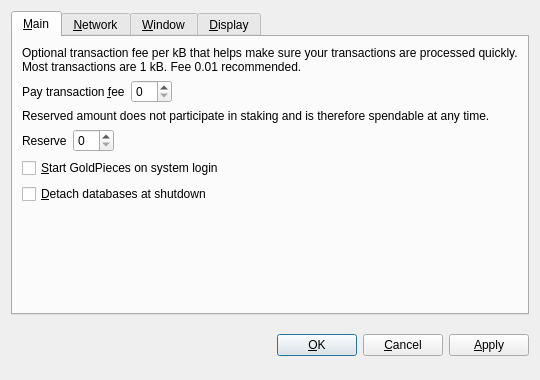
<?xml version="1.0" encoding="UTF-8"?>
<ui version="4.0">
 <class>OptionsDialog</class>
 <widget class="QDialog" name="OptionsDialog">
  <property name="geometry">
   <rect>
    <x>0</x>
    <y>0</y>
    <width>540</width>
    <height>380</height>
   </rect>
  </property>
  <property name="windowTitle">
   <string>Options</string>
  </property>
  <property name="modal">
   <bool>true</bool>
  </property>
  <layout class="QVBoxLayout" name="verticalLayout">
   <item>
    <widget class="QTabWidget" name="tabWidget">
     <property name="tabPosition">
      <enum>QTabWidget::North</enum>
     </property>
     <property name="currentIndex">
      <number>0</number>
     </property>
     <widget class="QWidget" name="tabMain">
      <attribute name="title">
       <string>&amp;Main</string>
      </attribute>
      <layout class="QVBoxLayout" name="verticalLayout_Main">
       <item>
        <widget class="QLabel" name="transactionFeeInfoLabel">
         <property name="text">
          <string>Optional transaction fee per kB that helps make sure your transactions are processed quickly. Most transactions are 1 kB. Fee 0.01 recommended.</string>
         </property>
         <property name="textFormat">
          <enum>Qt::PlainText</enum>
         </property>
         <property name="wordWrap">
          <bool>true</bool>
         </property>
        </widget>
       </item>
       <item>
        <layout class="QHBoxLayout" name="horizontalLayoutFee">
         <item>
          <widget class="QLabel" name="transactionFeeLabel">
           <property name="text">
            <string>Pay transaction &amp;fee</string>
           </property>
           <property name="textFormat">
            <enum>Qt::PlainText</enum>
           </property>
           <property name="buddy">
            <cstring>transactionFee</cstring>
           </property>
          </widget>
         </item>
         <item>
          <widget class="BitcoinAmountField" name="transactionFee"/>
         </item>
         <item>
          <spacer name="horizontalSpacerFee">
           <property name="orientation">
            <enum>Qt::Horizontal</enum>
           </property>
           <property name="sizeHint" stdset="0">
            <size>
             <width>40</width>
             <height>20</height>
            </size>
           </property>
          </spacer>
         </item>
        </layout>
       </item>
       <item>
        <widget class="QLabel" name="reserveBalanceInfoLabel">
         <property name="text">
          <string>Reserved amount does not participate in staking and is therefore spendable at any time.</string>
         </property>
         <property name="textFormat">
          <enum>Qt::PlainText</enum>
         </property>
         <property name="wordWrap">
          <bool>true</bool>
         </property>
        </widget>
       </item>
       <item>
        <layout class="QHBoxLayout" name="horizontalLayoutReserveBalance">
         <item>
          <widget class="QLabel" name="reserveBalanceLabel">
           <property name="text">
            <string>Reserve</string>
           </property>
           <property name="textFormat">
            <enum>Qt::PlainText</enum>
           </property>
           <property name="buddy">
            <cstring>reserveBalance</cstring>
           </property>
          </widget>
         </item>
         <item>
          <widget class="BitcoinAmountField" name="reserveBalance"/>
         </item>
         <item>
          <spacer name="horizontalSpacerReserveBalance">
           <property name="orientation">
            <enum>Qt::Horizontal</enum>
           </property>
           <property name="sizeHint" stdset="0">
            <size>
             <width>40</width>
             <height>20</height>
            </size>
           </property>
          </spacer>
         </item>
        </layout>
       </item>
       <item>
        <widget class="QCheckBox" name="bitcoinAtStartup">
         <property name="toolTip">
          <string>Automatically start GoldPieces after logging in to the system.</string>
         </property>
         <property name="text">
          <string>&amp;Start GoldPieces on system login</string>
         </property>
        </widget>
       </item>
       <item>
        <widget class="QCheckBox" name="detachDatabases">
         <property name="toolTip">
          <string>Detach block and address databases at shutdown. This means they can be moved to another data directory, but it slows down shutdown. The wallet is always detached.</string>
         </property>
         <property name="text">
          <string>&amp;Detach databases at shutdown</string>
         </property>
        </widget>
       </item>
       <item>
        <spacer name="verticalSpacer_Main">
         <property name="orientation">
          <enum>Qt::Vertical</enum>
         </property>
         <property name="sizeHint" stdset="0">
          <size>
           <width>20</width>
           <height>40</height>
          </size>
         </property>
        </spacer>
       </item>
      </layout>
     </widget>
     <widget class="QWidget" name="tabNetwork">
      <attribute name="title">
       <string>&amp;Network</string>
      </attribute>
      <layout class="QVBoxLayout" name="verticalLayout_Network">
       <item>
        <widget class="QCheckBox" name="mapPortUpnp">
         <property name="toolTip">
          <string>Automatically open the GoldPieces client port on the router. This only works when your router supports UPnP and it is enabled.</string>
         </property>
         <property name="text">
          <string>Map port using &amp;UPnP</string>
         </property>
        </widget>
       </item>
       <item>
        <widget class="QCheckBox" name="connectSocks">
         <property name="toolTip">
          <string>Connect to the GoldPieces network through a SOCKS proxy (e.g. when connecting through Tor).</string>
         </property>
         <property name="text">
          <string>&amp;Connect through SOCKS proxy:</string>
         </property>
        </widget>
       </item>
       <item>
        <layout class="QHBoxLayout" name="horizontalLayout_Network">
         <item>
          <widget class="QLabel" name="proxyIpLabel">
           <property name="text">
            <string>Proxy &amp;IP:</string>
           </property>
           <property name="textFormat">
            <enum>Qt::PlainText</enum>
           </property>
           <property name="buddy">
            <cstring>proxyIp</cstring>
           </property>
          </widget>
         </item>
         <item>
          <widget class="QValidatedLineEdit" name="proxyIp">
           <property name="maximumSize">
            <size>
             <width>140</width>
             <height>16777215</height>
            </size>
           </property>
           <property name="toolTip">
            <string>IP address of the proxy (e.g. 127.0.0.1)</string>
           </property>
          </widget>
         </item>
         <item>
          <widget class="QLabel" name="proxyPortLabel">
           <property name="text">
            <string>&amp;Port:</string>
           </property>
           <property name="textFormat">
            <enum>Qt::PlainText</enum>
           </property>
           <property name="buddy">
            <cstring>proxyPort</cstring>
           </property>
          </widget>
         </item>
         <item>
          <widget class="QLineEdit" name="proxyPort">
           <property name="maximumSize">
            <size>
             <width>55</width>
             <height>16777215</height>
            </size>
           </property>
           <property name="toolTip">
            <string>Port of the proxy (e.g. 9050)</string>
           </property>
          </widget>
         </item>
         <item>
          <widget class="QLabel" name="socksVersionLabel">
           <property name="text">
            <string>SOCKS &amp;Version:</string>
           </property>
           <property name="textFormat">
            <enum>Qt::PlainText</enum>
           </property>
           <property name="buddy">
            <cstring>socksVersion</cstring>
           </property>
          </widget>
         </item>
         <item>
          <widget class="QValueComboBox" name="socksVersion">
           <property name="toolTip">
            <string>SOCKS version of the proxy (e.g. 5)</string>
           </property>
          </widget>
         </item>
         <item>
          <spacer name="horizontalSpacer_Network">
           <property name="orientation">
            <enum>Qt::Horizontal</enum>
           </property>
           <property name="sizeHint" stdset="0">
            <size>
             <width>40</width>
             <height>20</height>
            </size>
           </property>
          </spacer>
         </item>
        </layout>
       </item>
       <item>
        <spacer name="verticalSpacer_Network">
         <property name="orientation">
          <enum>Qt::Vertical</enum>
         </property>
         <property name="sizeHint" stdset="0">
          <size>
           <width>20</width>
           <height>40</height>
          </size>
         </property>
        </spacer>
       </item>
      </layout>
     </widget>
     <widget class="QWidget" name="tabWindow">
      <attribute name="title">
       <string>&amp;Window</string>
      </attribute>
      <layout class="QVBoxLayout" name="verticalLayout_Window">
       <item>
        <widget class="QCheckBox" name="minimizeToTray">
         <property name="toolTip">
          <string>Show only a tray icon after minimizing the window.</string>
         </property>
         <property name="text">
          <string>&amp;Minimize to the tray instead of the taskbar</string>
         </property>
        </widget>
       </item>
       <item>
        <widget class="QCheckBox" name="minimizeOnClose">
         <property name="toolTip">
          <string>Minimize instead of exit the application when the window is closed. When this option is enabled, the application will be closed only after selecting Quit in the menu.</string>
         </property>
         <property name="text">
          <string>M&amp;inimize on close</string>
         </property>
        </widget>
       </item>
       <item>
        <spacer name="verticalSpacer_Window">
         <property name="orientation">
          <enum>Qt::Vertical</enum>
         </property>
         <property name="sizeHint" stdset="0">
          <size>
           <width>20</width>
           <height>40</height>
          </size>
         </property>
        </spacer>
       </item>
      </layout>
     </widget>
     <widget class="QWidget" name="tabDisplay">
      <attribute name="title">
       <string>&amp;Display</string>
      </attribute>
      <layout class="QVBoxLayout" name="verticalLayout_Display">
       <item>
        <layout class="QHBoxLayout" name="horizontalLayout_1_Display">
         <item>
          <widget class="QLabel" name="langLabel">
           <property name="text">
            <string>User Interface &amp;language:</string>
           </property>
           <property name="textFormat">
            <enum>Qt::PlainText</enum>
           </property>
           <property name="buddy">
            <cstring>lang</cstring>
           </property>
          </widget>
         </item>
         <item>
          <widget class="QValueComboBox" name="lang">
           <property name="toolTip">
            <string>The user interface language can be set here. This setting will take effect after restarting GoldPieces.</string>
           </property>
          </widget>
         </item>
        </layout>
       </item>
       <item>
        <layout class="QHBoxLayout" name="horizontalLayout_2_Display">
         <item>
          <widget class="QLabel" name="unitLabel">
           <property name="text">
            <string>&amp;Unit to show amounts in:</string>
           </property>
           <property name="textFormat">
            <enum>Qt::PlainText</enum>
           </property>
           <property name="buddy">
            <cstring>unit</cstring>
           </property>
          </widget>
         </item>
         <item>
          <widget class="QValueComboBox" name="unit">
           <property name="toolTip">
            <string>Choose the default subdivision unit to show in the interface and when sending coins.</string>
           </property>
          </widget>
         </item>
        </layout>
       </item>
       <item>
        <widget class="QCheckBox" name="displayAddresses">
         <property name="toolTip">
          <string>Whether to show GoldPieces addresses in the transaction list or not.</string>
         </property>
         <property name="text">
          <string>&amp;Display addresses in transaction list</string>
         </property>
        </widget>
       </item>
       <item>
        <widget class="QCheckBox" name="coinControlFeatures">
         <property name="toolTip">
          <string>Whether to show coin control features or not.</string>
         </property>
         <property name="text">
          <string>Display coin &amp;control features (experts only!)</string>
         </property>
        </widget>
       </item>
       <item>
        <spacer name="verticalSpacer_Display">
         <property name="orientation">
          <enum>Qt::Vertical</enum>
         </property>
         <property name="sizeHint" stdset="0">
          <size>
           <width>20</width>
           <height>40</height>
          </size>
         </property>
        </spacer>
       </item>
      </layout>
     </widget>
    </widget>
   </item>
   <item>
    <layout class="QHBoxLayout" name="horizontalLayout_Buttons">
     <item>
      <spacer name="horizontalSpacer_1">
       <property name="orientation">
        <enum>Qt::Horizontal</enum>
       </property>
       <property name="sizeHint" stdset="0">
        <size>
         <width>40</width>
         <height>48</height>
        </size>
       </property>
      </spacer>
     </item>
     <item>
      <widget class="QLabel" name="statusLabel">
       <property name="font">
        <font>
         <weight>75</weight>
         <bold>true</bold>
        </font>
       </property>
       <property name="text">
        <string/>
       </property>
       <property name="textFormat">
        <enum>Qt::PlainText</enum>
       </property>
       <property name="wordWrap">
        <bool>true</bool>
       </property>
      </widget>
     </item>
     <item>
      <spacer name="horizontalSpacer_2">
       <property name="orientation">
        <enum>Qt::Horizontal</enum>
       </property>
       <property name="sizeHint" stdset="0">
        <size>
         <width>40</width>
         <height>48</height>
        </size>
       </property>
      </spacer>
     </item>
     <item>
      <widget class="QPushButton" name="okButton">
       <property name="text">
        <string>&amp;OK</string>
       </property>
      </widget>
     </item>
     <item>
      <widget class="QPushButton" name="cancelButton">
       <property name="text">
        <string>&amp;Cancel</string>
       </property>
       <property name="autoDefault">
        <bool>false</bool>
       </property>
      </widget>
     </item>
     <item>
      <widget class="QPushButton" name="applyButton">
       <property name="text">
        <string>&amp;Apply</string>
       </property>
       <property name="autoDefault">
        <bool>false</bool>
       </property>
      </widget>
     </item>
    </layout>
   </item>
  </layout>
 </widget>
 <customwidgets>
  <customwidget>
   <class>BitcoinAmountField</class>
   <extends>QSpinBox</extends>
   <header>bitcoinamountfield.h</header>
  </customwidget>
  <customwidget>
   <class>QValueComboBox</class>
   <extends>QComboBox</extends>
   <header>qvaluecombobox.h</header>
  </customwidget>
  <customwidget>
   <class>QValidatedLineEdit</class>
   <extends>QLineEdit</extends>
   <header>qvalidatedlineedit.h</header>
  </customwidget>
 </customwidgets>
 <resources/>
 <connections/>
</ui>
